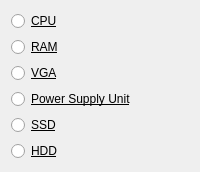
                 <widget class="QWidget" name="tabParts">
                  <attribute name="title">
                   <string>Parts</string>
                  </attribute>
                  <layout class="QVBoxLayout" name="verticalLayout_3">
                   <item>
                    <widget class="QRadioButton" name="radioButtonCheck3CPU">
                     <property name="font">
                      <font>
                       <underline>true</underline>
                      </font>
                     </property>
                     <property name="text">
                      <string>CPU</string>
                     </property>
                    </widget>
                   </item>
                   <item>
                    <widget class="QRadioButton" name="radioButtonCheck3RAM">
                     <property name="font">
                      <font>
                       <underline>true</underline>
                      </font>
                     </property>
                     <property name="text">
                      <string>RAM</string>
                     </property>
                    </widget>
                   </item>
                   <item>
                    <widget class="QRadioButton" name="radioButtonCheck3VGA">
                     <property name="font">
                      <font>
                       <underline>true</underline>
                      </font>
                     </property>
                     <property name="text">
                      <string>VGA</string>
                     </property>
                    </widget>
                   </item>
                   <item>
                    <widget class="QRadioButton" name="radioButtonCheck3PSU">
                     <property name="font">
                      <font>
                       <underline>true</underline>
                      </font>
                     </property>
                     <property name="text">
                      <string>Power Supply Unit</string>
                     </property>
                    </widget>
                   </item>
                   <item>
                    <widget class="QRadioButton" name="radioButtonCheck3SSD">
                     <property name="font">
                      <font>
                       <underline>true</underline>
                      </font>
                     </property>
                     <property name="text">
                      <string>SSD</string>
                     </property>
                    </widget>
                   </item>
                   <item>
                    <widget class="QRadioButton" name="radioButtonCheck3HDD">
                     <property name="font">
                      <font>
                       <underline>true</underline>
                      </font>
                     </property>
                     <property name="text">
                      <string>HDD</string>
                     </property>
                    </widget>
                   </item>
                  </layout>
                 </widget>
